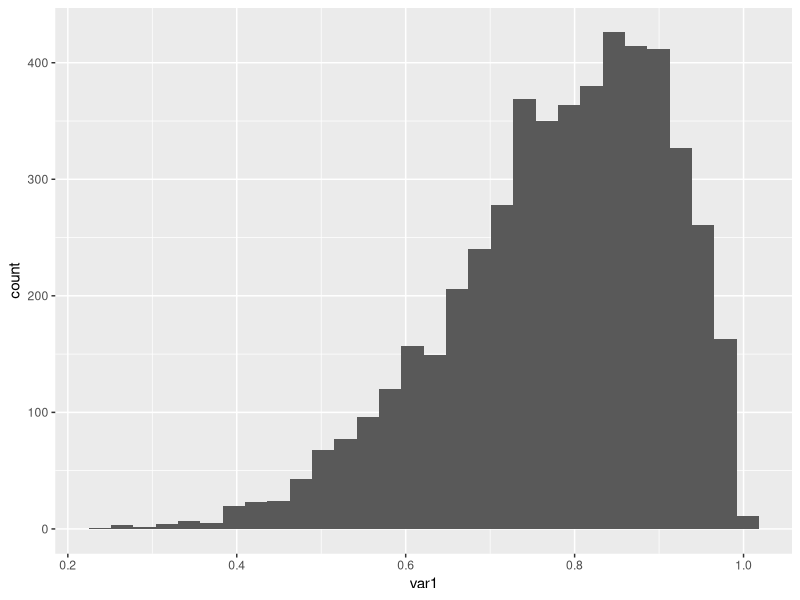
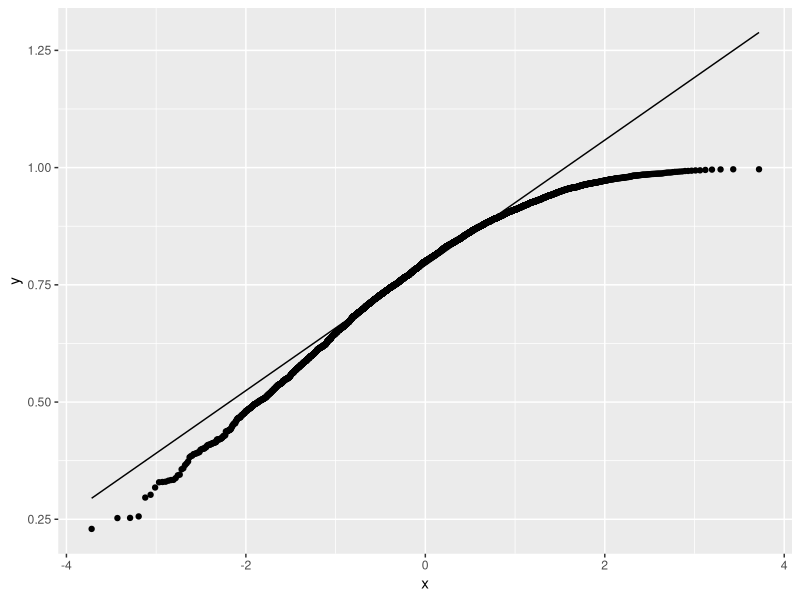
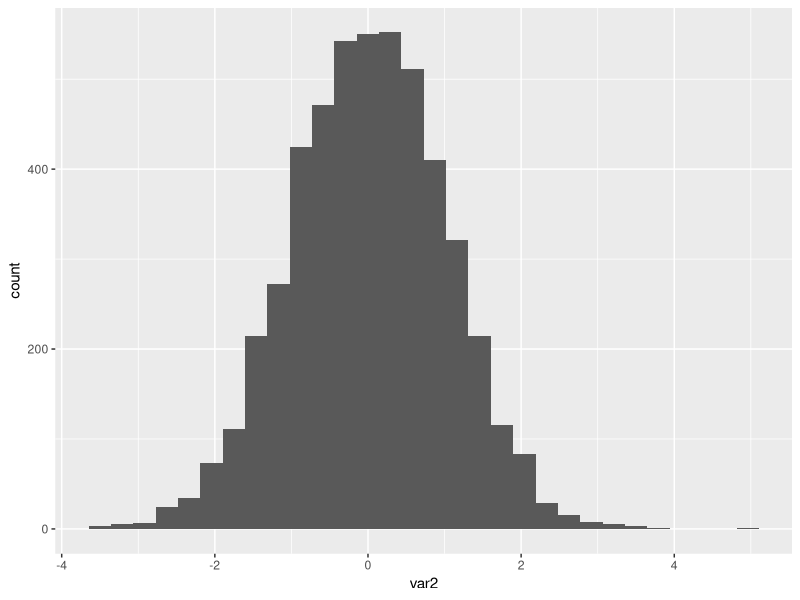
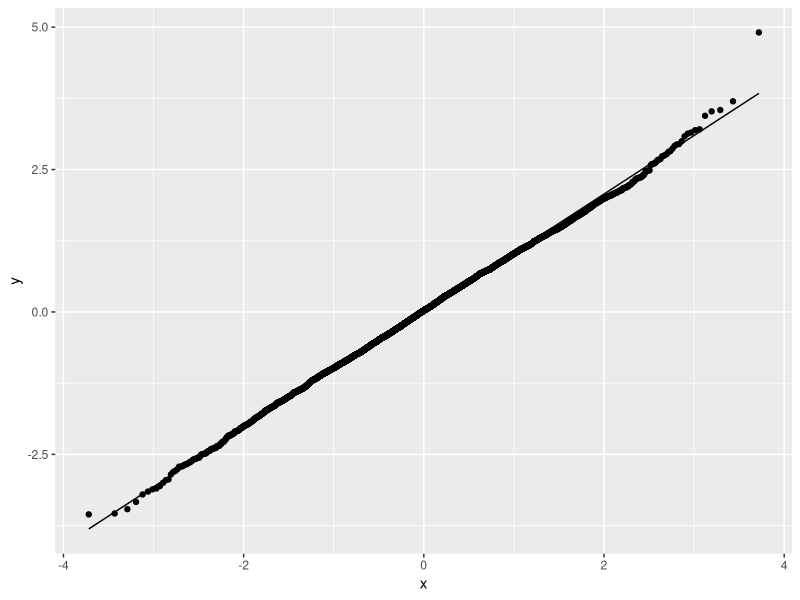

Reproduce these figures in R, in order.
## ---- chunk 1
library(tidyverse)
## ---- chunk 2
test1<-data.frame(var1=rbeta(5000,7,2))

ggplot(test1,aes(x=var1)) + 
  geom_histogram()

ggplot(test1,aes(sample=var1)) +
  stat_qq()+
  stat_qq_line()
## ---- chunk 3
test2<-data.frame(var2=rnorm(5000,0,1))

ggplot(test2,aes(x=var2)) + 
  geom_histogram()
 
ggplot(test2,aes(sample=var2)) +
  stat_qq()+
  stat_qq_line()
## ---- chunk 4
shapiro.test(test1$var1) #skewed data
shapiro.test(test2$var2) #normal data
## ---- chunk 5
acsdata<-read_csv("data/ACSCtyData_2022ACS.csv")


## ---- chunk 6
el.nino<-c(0, 5,1,3, 4, 1, 2, 2, 0, 2, 4)
la.nina<-c(4, 4,12, 2, 17, 7, 6, 10, 4, 8, 6)
wilcox.test(el.nino, la.nina)
## ---- chunk 7
data2000<-c(3, 11, 9, 14, 17, 7, 21, 13, 19, 5)
data2010<-c(6, 12, 8, 18, 15, 13, 25, 9, 24, 10)
wilcox.test(data2000, data2010, paired=TRUE)
## ---- chunk 8
pollen_data<-read_csv("data/Midwest_Pollen_Data.csv")

